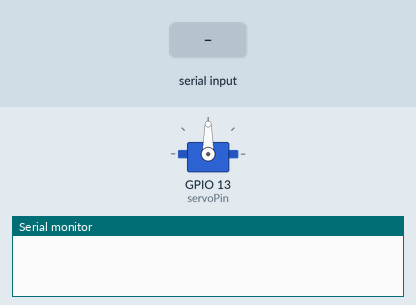
Bench run of a sketch on a simulated ESP32. Parts: servo, the last lines printed to the serial monitor. Inputs (shaded band) come from the test bench.

Above: at 1.2 s.
1.3 s: "30,150\n" received over Serial
At 2.3 s:
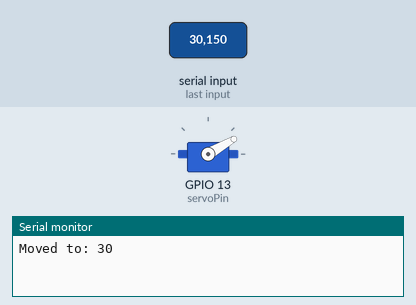
2.8 s: "5\n" received over Serial
At 3.5 s:
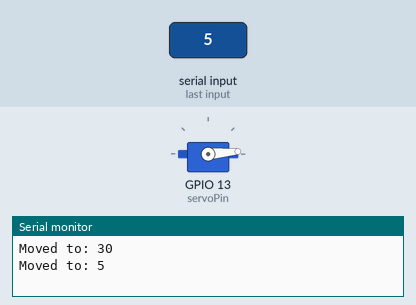
4.3 s: "90,45\n" received over Serial
At 4.6 s:
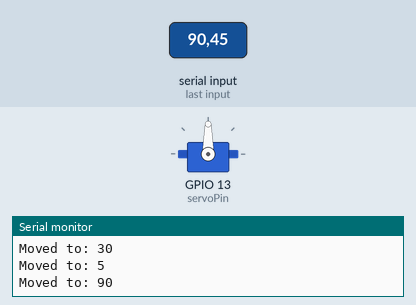
Timing chart, 0 to 7.3 s (numbered marks = the images above; inputs shaded):
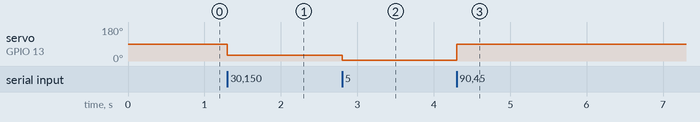

Measured:
- after the input at 1.3 s, servo on GPIO 13 (servoPin): 90° → 30° at once
- after the input at 2.8 s, servo on GPIO 13 (servoPin): 30° → 5° at once
- after the input at 4.3 s, servo on GPIO 13 (servoPin): 5° → 90° at once

The sketch:

servoMotorCode.ino
```cpp
#include <ESP32Servo.h>

Servo myServo;
int servoPin = 13;

void setup() {
  Serial.begin(115200);
  myServo.attach(servoPin);
}

void loop() {
  if (Serial.available()) {
    String input = Serial.readStringUntil('\n');  // Read full line
    int angle = input.toInt();  // Convert to integer
    if (angle >= 0 && angle <= 180) { // Valid angle range
      myServo.write(angle);
      Serial.println("Moved to: " + String(angle)); // Debug message
    }
  }
}
```
